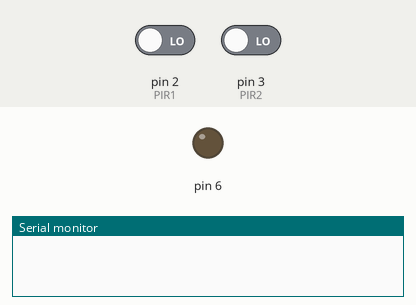
Simulated run of this sketch. Board: Arduino Uno, built with avr-gcc and run on an emulated ATmega328P. On the bench: output pins drawn as LEDs (lit = HIGH), the last lines printed to the serial monitor. The inputs (shaded band) are chosen by the test bench; at power-on: pin 2 (PIR1) LOW, pin 3 (PIR2) LOW.

Above: at 1.2 s.
1.3 s: pin 2 (PIR1) driven HIGH
2.8 s: pin 2 (PIR1) driven LOW and pin 3 (PIR2) driven HIGH
5.8 s: pin 2 (PIR1) driven HIGH
At 13.9 s:
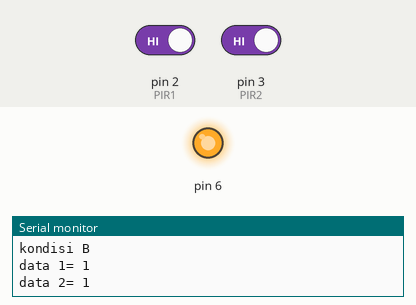
Timing chart, 0 to 14.8 s (numbered marks = the images above; inputs shaded):
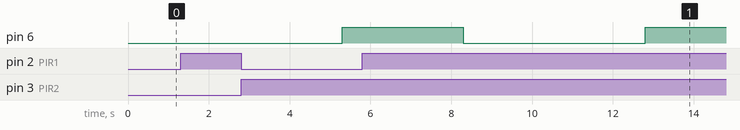

Measured:
- after the input at 5.8 s, pin 6: HIGH → LOW after 2.5 s instead of 3.5 s

The sketch:

projekpintukampung.ino
```cpp
int PIR1 = 2;
int PIR2 = 3;
int data1 = 0;
int data2 = 0;
int status1 = LOW;
int status2 = LOW;

void setup() {

  pinMode(PIR1, INPUT);
  pinMode(PIR2, INPUT);
  pinMode(6, OUTPUT);
  //pinMode(7, OUTPUT); //spare jika butuh

  digitalWrite(6, LOW);
  Serial.begin(9600);
}

void loop(){
  data1 = digitalRead(PIR1);
  data2 = digitalRead(PIR2);

  //kondisi 1
  if (data1 == HIGH)
  {
    if (status1 == LOW)
    {
        Serial.println("OUTPUT OFF");
        delay(4000);
        status1 = HIGH;
        digitalWrite(6, HIGH);
        Serial.println("kondisi B");
        Serial.print("data 1= ");
        Serial.println(data1);
        Serial.print("data 2= ");
        Serial.println(data2);
        delay(500);

      }
    }

    else
    {

      if(status1 == HIGH)
      {
        delay(500);
        status1 = LOW;
        Serial.println("kondisi B");
        Serial.print("data 1= ");
        Serial.println(data1);
        Serial.print("data 2= ");
        Serial.println(data2);
        delay(500);
      }
    }
  //kondisi 2
    if (data2 == HIGH)
    {

      if (status2 == LOW)
      {

        Serial.println("OUTPUT ON");
        delay(500);
        status2 = HIGH;
        status1 = LOW;
        delay(2000);
        digitalWrite(6, LOW);
        Serial.println("kondisi A");
        Serial.print("data 1= ");
        Serial.println(data1);
        Serial.print("data 2= ");
        Serial.println(data2);
        delay(500);
      }
    }
   else
   {

      if(status2 == HIGH)
      {
        delay(500);
        status2 = LOW;
        Serial.println("kondisi A");
        Serial.print("data 1= ");
        Serial.println(data1);
        Serial.print("data 2= ");
        Serial.println(data2);
        delay(500);
       }
    }


}
```
